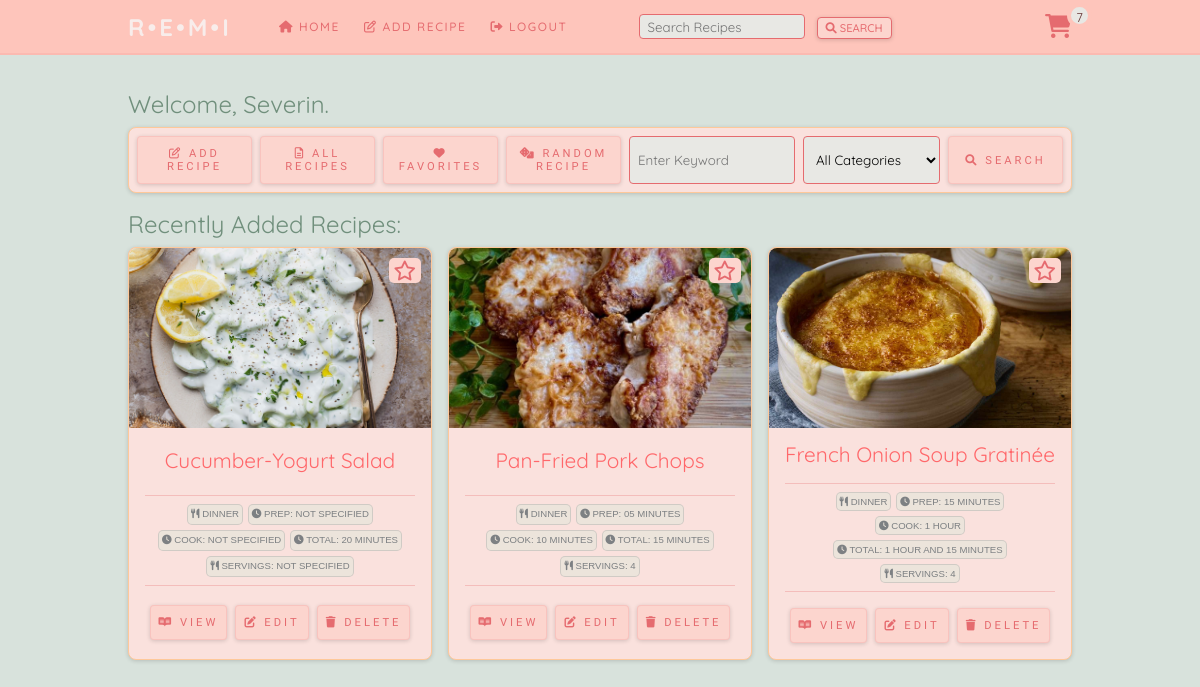
Screenshot of / (signed in) with the database file from the repository.
### website/models.py (models this page shows)
class User(db.Model, UserMixin):
    id = db.Column(db.Integer, primary_key=True)
    email = db.Column(db.String(150), unique=True)
    password = db.Column(db.String(150))
    first_name = db.Column(db.String(50))
    recipes = db.relationship('Recipe')

class Recipe(db.Model):
    id = db.Column(db.Integer, primary_key=True)
    uuid = db.Column(db.Integer, primary_key=False)
    username = db.Column(db.Integer, db.ForeignKey('user.id'))
    recipe_name = db.Column(db.String(200))
    prep_time = db.Column(db.Integer, primary_key=False)
    cook_time = db.Column(db.Integer, primary_key=False)
    total_time = db.Column(db.Integer, primary_key=False)
    ingredients = db.Column(db.String())
    servings = db.Column(db.String())
    ingredients_quantity = db.Column(db.String())
    ingredients_measurement = db.Column(db.String())
    instructions = db.Column(db.String())
    instructions_json = db.Column(db.String())
    original_url = db.Column(db.String())
    date_parsed = db.Column(db.String())
    image = db.Column(db.String())
    favorite = db.Column(db.Boolean, default=False)
    category = db.Column(db.String())
    ingredient_list = db.relationship('Ingredients')
    tags = db.relationship('Tag', secondary=recipe_tag, backref='recipe')

### website/views.py (the view)
@views.route('/', methods=['GET', 'POST'])
@login_required
def home():
    recipes = Recipe.query.filter_by(username=current_user.id).order_by(desc(Recipe.id)).limit(3)
    favorite_total = Recipe.query.filter_by(username=current_user.id, favorite=True).count()
    total_recipes = Recipe.query.filter_by(username=current_user.id).count()
    category_query = db.session.query(
        Recipe.category, func.count(Recipe.id).label('qty')).group_by(Recipe.category).order_by(desc('qty')).limit(1)
    try:
        popular_category = category_query[0][0]
    except IndexError:
        popular_category = "None"
    shopping_list = ShoppingList.query.count()
    session['shopping_list'] = shopping_list
    return render_template("home.html", user=current_user, recipes=recipes, shopping_list=shopping_list,
                           favorite_total=favorite_total, total_recipes=total_recipes,
                           popular_category=popular_category)

### website/__init__.py (called while the page is built)
def create_app():
    app = Flask(__name__)
    app.config['SECRET_KEY'] = 'sdf897sdf987'
    app.config['SQLALCHEMY_DATABASE_URI'] = f'sqlite:///{DB_NAME}'
    db.init_app(app)
    migrate.init_app(app, db)
    from .views import views
    from .auth import auth
    app.register_blueprint(views, url_prefix='/')
    app.register_blueprint(auth, url_prefix='/')
    from .models import User, Recipe
    with app.app_context():
        db.create_all()
    login_manager = LoginManager()
    login_manager.login_view = 'auth.login'
    login_manager.init_app(app)
    @login_manager.user_loader
    def load_user(id):
        return User.query.get(int(id))
    return app

### website/templates/home.html (shortened to what this page needs)
{% extends "base.html" %} {% block title %}Home{% endblock %} {% block content
%}
<br />
<div class="container">
  <div class="main-container">
    <h1 class="display-6 text-primary" style="font-size: 1.5rem">
      Welcome, {{ user.first_name }}.
    </h1>
    <form class="home-menu">
      <div>
        <a href="/add_recipe" class="primary-button">
          <i class="fa-regular fa-pen-to-square"></i> Add Recipe
        </a>
      </div>
      <div>
        <a href="/all_recipes" class="primary-button">
          <i class="fa-regular fa-file-lines"></i> All Recipes
        </a>
      </div>
      <div>
        <a href="/favorites" class="primary-button">
          <i class="fa-solid fa-heart"></i> Favorites
        </a>
      </div>
      <div>
        <a href="/random_recipe" class="primary-button">
          <i class="fa-solid fa-dice"></i> Random Recipe
        </a>
      </div>
      <div>
        <input type="text" class="text-input" placeholder="Enter Keyword" />
      </div>
      <div>
        <select
          class="select-input"
          data-style="btn-info"
          id="recipe_category"
          name="sort_method"
        >
          <option value="all">All Categories</option>
        </select>
      </div>
      <div>
        <form method="POST" action="/search">
          <button class="primary-button" type="submit">
            <i class="fa-solid fa-magnifying-glass"></i> Search
          </button>
        </form>
      </div>
      <h1>Recently Added Recipes:</h1>
      <div class="card-container">
        {% if recipes %}
        {% for recipe in recipes %}
        <div class="card">
          <img
            src="{{ url_for('static', filename=recipe.image) }}"
            style="
              width: 100%;
              height: 15vw;
              object-fit: cover;
              border-top-left-radius: 8px;
              border-top-right-radius: 8px;
            "
          />
          {% if recipe.favorite == True %}
          <button
            class="favorite"
            onclick="remove_favorite('{{ recipe.id }}')"
            style="position: absolute; top: 10px; right: 10px"
          >
            <i class="fa-solid fa-star fa-xl text-danger"></i>
          </button>
          {% else %}
          <button
            class="favorite"
            onclick="add_favorite('{{ recipe.id }}')"
            style="position: absolute; top: 10px; right: 10px"
          >
          </button>
          {% endif %}
          <div class="card-title">{{ recipe.recipe_name }}</div>
          <div class="recipe-info">
            <div class="pill">
              <i class="fa-solid fa-utensils"></i> {{ recipe.category }}
            </div>
            <div class="pill">
              <i class="fa-solid fa-clock"></i> Prep: {{ recipe.prep_time }}
            </div>
            <div class="pill">
              <i class="fa-solid fa-clock"></i> Cook: {{ recipe.cook_time }}
            </div>
            <div class="pill">
              <i class="fa-solid fa-clock"></i> Total: {{ recipe.total_time }}
            </div>
            <div class="pill">
              <i class="fa-solid fa-utensils"></i> Servings: {{ recipe.servings
              }}
            </div>
          </div>
          <div class="card-body">
            <a href="/view_recipe/{{ recipe.uuid }}" class="primary-button">
              <i class="fa-brands fa-readme"></i> View
            </a>
            <a href="/edit_recipe/{{ recipe.uuid }}" class="primary-button">
              <i class="fa-solid fa-pen-to-square"></i> Edit
            </a>
            <a href="" class="primary-button">
              <i class="fa-solid fa-trash"></i> Delete
            </a>
          </div>
        </div>
        {% endfor %}
        {% endif %}
      </div>
    </form>
  </div>
</div>
{% endblock %}

### website/static/main.css (style rules this page uses)
* { margin: 0; padding: 0; box-sizing: border-box; }
a { all: unset; }
.card-container { display: grid; gap: 1rem; grid-template-columns: 1fr 1fr 1fr; }
h1 { font-family: 'Quicksand', sans-serif; font-size: 1.5rem; font-weight: 400; margin-bottom: 0.5rem; color: #708f7c; }
.main-container { padding-left: 8rem; padding-right: 8rem; padding-top: 1rem; }
body { background-color: #d8e2dc; }
.text-input { background-color: #E8E8E4; border: 1px solid; border-color: #e56b6f; border-radius: 4px; height: 25px; font-family: 'Quicksand', sans-serif; padding: 0.5rem; margin-right: 0.5rem; }
.card { display: grid; position: relative; background-color: #FAE1DD; border: 1px solid; border-color: #FEC89A; border-radius: 8px; box-shadow: rgba(0, 0, 0, 0.16) 0px 1px 4px; transition: 0.3s; }
.home-menu { display: grid; grid-template-columns: repeat(7, 1fr); gap: 0.5rem; padding: 0.5rem; background-color: #FAE1DD; border: 1px solid; border-color: #FEC89A; border-radius: 8px; box-shadow: rgba(0, 0, 0, 0.16) 0px 1px 4px; margin-bottom: 1rem; }
.home-menu div { display: grid; }
.home-menu input { height: auto; margin: 0; }
.home-menu select { background-color: #E8E8E4; border: 1px solid; border-color: #e56b6f; border-radius: 4px; font-family: 'Quicksand', sans-serif; padding: 0.5rem; }
.card .card-title { display: flex; justify-content: center; font-family: 'Quicksand', sans-serif; color: #ff686b; padding: 0.5rem; padding-bottom: 0; padding-top: 0; margin-top: 0.8rem; font-size: 1.3rem; font-weight: 400; }
.card .card-body { padding: 0.5rem; padding-top: 0; margin-bottom: 0.5rem; display: flex; align-items: center; justify-content: center; gap: 0.5rem; }
.card .card-body a { display: inline-block; }
.card .recipe-info { display: flex; gap: 0.3rem; flex-wrap: wrap; justify-content: center; border-top: 1px solid; border-bottom: 1px solid; border-color: #e56b6f4f; margin: 1rem; padding: 0.5rem; }
.card .recipe-info .pill { border: 1px solid; border-radius: 5px; border-color: #7d808340; padding: 3px; font-family: 'Lucida Sans', sans-serif; text-transform: uppercase; font-size: 0.6rem; color: #7d8083; background-color: #ECE4DB; }
.primary-button { font-family: 'Oxygen', sans-serif; border: 1px solid; border-color: #e56b6f2a; background-color: #FCD5CE; padding: 10px 0.5rem; border-radius: 4px; color: #e56b6f; font-weight: 400; font-size: 0.7rem; text-transform: uppercase; letter-spacing: 3px; box-shadow: rgba(0, 0, 0, 0.16) 0px 1px 4px; transition: 0.5s; text-align: center; }
.favorite { display: inline-block; padding: 5px; background-color: #FCD5CE; border: none; border-radius: 5px; color: #e56b6f; }

### rows the page displays
User: first_name "Severin"
Recipe: image (picture), recipe_name "Cucumber-Yogurt Salad", category "DINNER", prep_time "NOT SPECIFIED", cook_time "NOT SPECIFIED", total_time "20 MINUTES", servings "NOT SPECIFIED"
Recipe: image (picture), recipe_name "Pan-Fried Pork Chops", category "DINNER", prep_time "05 MINUTES", cook_time "10 MINUTES", total_time "15 MINUTES", servings "4"
Recipe: image (picture), recipe_name "French Onion Soup Gratinée", category "DINNER", prep_time "15 MINUTES", cook_time "1 HOUR", total_time "1 HOUR AND 15 MINUTES", servings "4"

### other values shown
{{ shopping_list }} "7"
